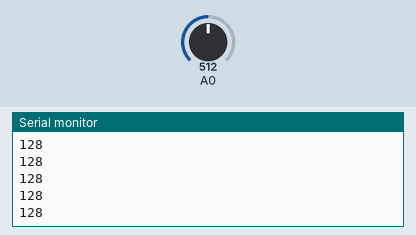
Bench run of a sketch on a simulated Arduino Uno, built with avr-gcc and run on an emulated ATmega328P. Parts: the last lines printed to the serial monitor. Inputs (shaded band) come from the test bench; at power-on: A0 = 512.

Above: at 1.2 s.
1.3 s: A0 set to 716
At 2.2 s:
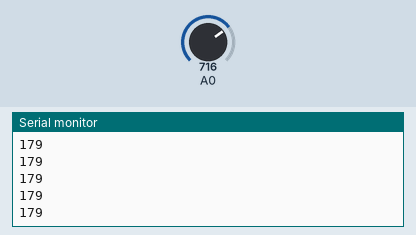
2.8 s: A0 set to 900
At 3.9 s:
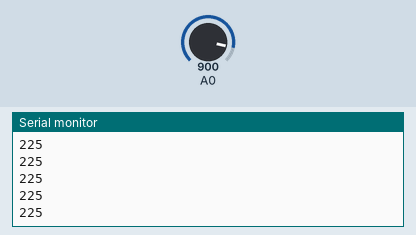
Timing chart, 0 to 5.8 s (numbered marks = the images above; inputs shaded):
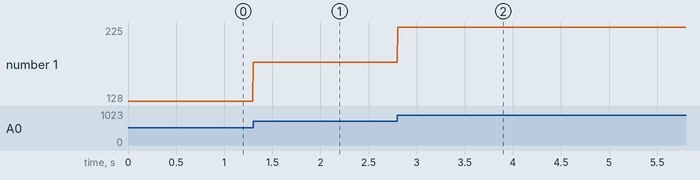

The sketch:

ard_dr.ino
```cpp
// Read data from an analog pin and send it to processing
// via the serial port.

void setup() {
  // initialize serial communication at 9600 bits per second:
  Serial.begin(9600);
}

void loop() {
  // read the input on analog pin 0:
  int sensorValue = analogRead(A0);
  // print out the value you read: scaled from 1023 to 255
  Serial.println(sensorValue/4);
  delay(5);        // delay in between reads for stability
}
```

Measured:
- after the input at 1.3 s, the serial monitor: prints a new line at once (image 1)
- after the input at 2.8 s, the serial monitor: prints a new line at once (image 2)
- plotted number 1: 128 → 179 after the input at 1.3 s, 179 → 225 after the input at 2.8 s
